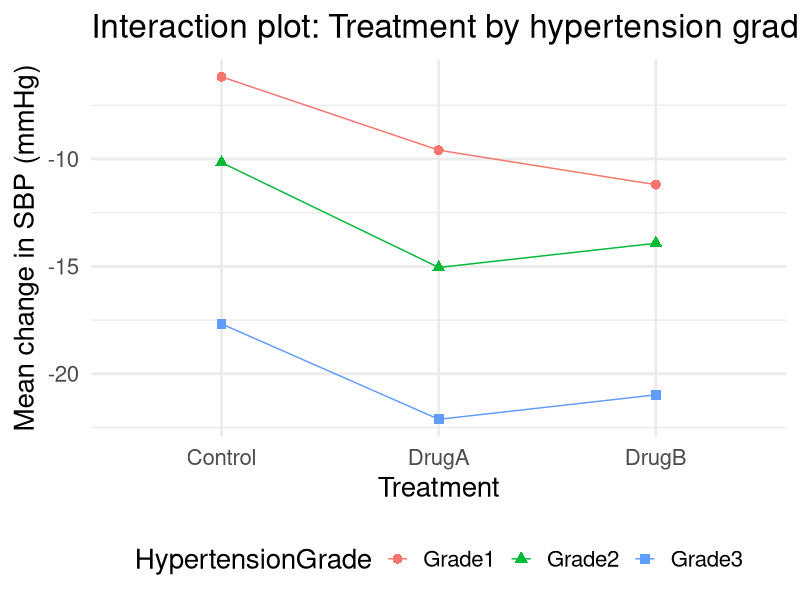

This chart was generated by the following R code:
set.seed(431)

# design
trt_levels  <- c("Control","DrugA","DrugB")
grades      <- c("Grade1","Grade2","Grade3")              # SBP-only grading
n_per_trt   <- 45                                          # divisible by 3 grades 
n_per_cell  <- n_per_trt / length(grades)                  
sd_eps      <- 8

# treatment means (overall), mmHg change over 12 weeks (plausible magnitudes)
trt_mean <- c(Control = -4, DrugA = -11, DrugB = -8)

# strong baseline grade effect on change (higher baseline → larger drop)
grade_effect <- c(Grade1 = 0, Grade2 = -6, Grade3 = -12)

# helper to simulate baseline SBP within each grade
r_sbp <- function(grade, n) {
  if (grade == "Grade1") rnorm(n, mean = 148, sd = 6)     # 140–159
  else if (grade == "Grade2") rnorm(n, mean = 168, sd = 6) # 160–179
  else rnorm(n, mean = 185, sd = 7)                        # ≥180
}

# build stratified dataset: equal n per grade × treatment
df_bp_strat <- do.call(
  rbind,
  lapply(grades, function(g) {
    do.call(
      rbind,
      lapply(trt_levels, function(t) {
        mu <- trt_mean[[t]] + grade_effect[[g]]
        n  <- n_per_cell
        data.frame(
          HypertensionGrade = g,
          Treatment = t,
          Baseline_SBP = r_sbp(g, n),
          SBP_change  = rnorm(n, mean = mu, sd = sd_eps)
        )
      })
    )
  })
)

df_bp_strat$HypertensionGrade <- factor(df_bp_strat$HypertensionGrade, levels = grades)
df_bp_strat$Treatment <- factor(df_bp_strat$Treatment, levels = trt_levels)

# models: one-way vs adjusted (two-way with grade)
fit_oneway <- lm(SBP_change ~ Treatment, data = df_bp_strat)
fit_adj <- lm(SBP_change ~ Treatment + HypertensionGrade, data = df_bp_strat)

anova(fit_oneway)
anova(fit_adj)

# quick check: perfect balance from stratified randomization
with(df_bp_strat, table(Treatment, HypertensionGrade))

# EDA: interaction plot (means and 95% CI by Treatment × HypertensionGrade)
library(dplyr)
library(ggplot2)

eda_sum <- df_bp_strat %>%
  group_by(Treatment, HypertensionGrade) %>%
  summarise(
    n    = n(),
    mean = mean(SBP_change),
    sd   = sd(SBP_change),
    se   = sd / sqrt(n),
    tcrt = qt(0.975, df = n - 1),
    ci   = tcrt * se,
    .groups = "drop"
  )

ggplot(eda_sum, aes(x = Treatment, y = mean,
                    group = HypertensionGrade,
                    color = HypertensionGrade, shape = HypertensionGrade)) +
  geom_line() +
  geom_point(size = 3) +
  #geom_errorbar(aes(ymin = mean - ci, ymax = mean + ci), width = 0.12) +
  labs(
    x = "Treatment",
    y = "Mean change in SBP (mmHg)",
    title = "Interaction plot: Treatment by hypertension grade"
  ) +
  theme_minimal(base_size = 20) +
  theme(legend.position = "bottom")
